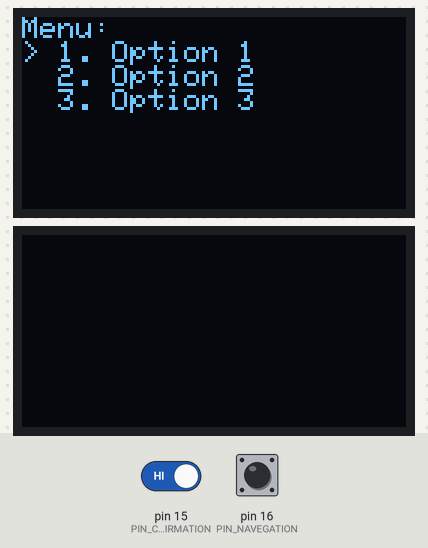
Bench run of a sketch on a simulated Arduino Uno, built with avr-gcc and run on an emulated ATmega328P. Parts: 2 × 128×64 one-colour display. The inputs (shaded band) are chosen by the test bench; at power-on: pin 16 (PIN_NAVEGATION) HIGH, pin 15 (PIN_CONFIRMATION) HIGH. The display library's start-up logo is not drawn.

Above: at 5.2 s.
5.3 s: pin 16 (PIN_NAVEGATION) pulled LOW for 1 s
At 7.1 s:
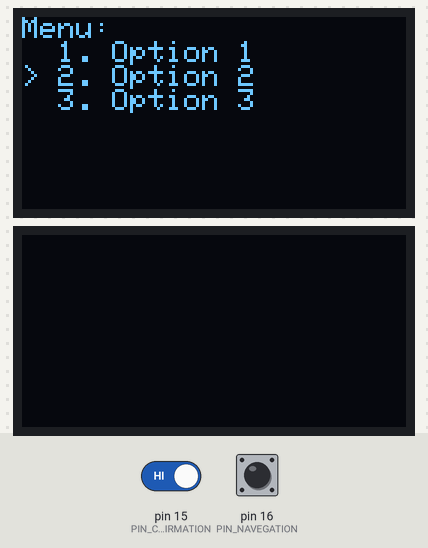
7.9 s: pin 15 (PIN_CONFIRMATION) driven LOW
At 8.3 s:
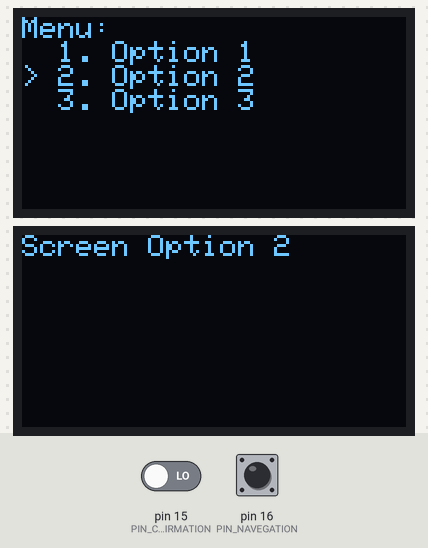
9.4 s: pin 16 (PIN_NAVEGATION) pulled LOW for 0.15 s
At 9.69 s:
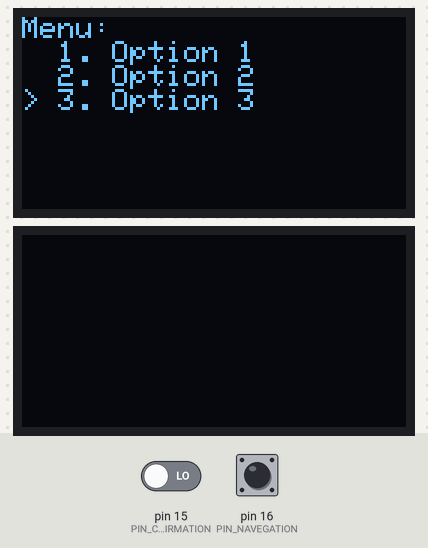
Timing chart, 0 to 12.4 s (numbered marks = the images above; inputs shaded):
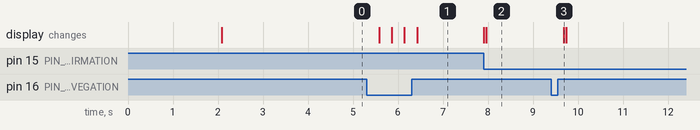

Measured:
- after the input at 5.3 s, the display: changes after 0.28 s (image 1)
- after the input at 9.4 s, the display: first changes after 0.28 s (image 3 shows a later state)

The sketch:

MenuNavegation.ino
```cpp
#include "MenuNavigation.h"
#include "Option1.h"
#include "Option2.h"
#include "Option3.h"

#define PIN_NAVEGATION 16
#define PIN_CONFIRMATION 15

MenuNavigation menuNavigation(PIN_NAVEGATION);
Option1 option1;
Option2 option2;
Option3 option3;

void setup() {
  menuNavigation.init();
}

void loop() {
  menuNavigation.navigate();

  switch (menuNavigation.getSelectedOption()) {
    case 0:
      if (digitalRead(PIN_CONFIRMATION) == LOW) {
        option1.run(PIN_NAVEGATION);
      }
      break;
    case 1:
      if (digitalRead(PIN_CONFIRMATION) == LOW) {
        option2.run(PIN_NAVEGATION);
      }
      break;
    case 2:
      if (digitalRead(PIN_CONFIRMATION) == LOW) {
        option3.run(PIN_NAVEGATION);
      }
      break;
    default:
      //
      break;
  }
}
```

MenuNavigation.cpp
```cpp
#include "MenuNavigation.h"

#include <SPI.h>
#include <Wire.h>
#include <Adafruit_GFX.h>
#include <Adafruit_SH110X.h>

#define SCREEN_WIDTH 128
#define SCREEN_HEIGHT 64
#define OLED_RESET -1

Adafruit_SH1106G display(SCREEN_WIDTH, SCREEN_HEIGHT, &Wire, OLED_RESET);

MenuNavigation::MenuNavigation(int buttonPin) {
  this->buttonPin = buttonPin;
  this->selectedOption = 0;
}

void MenuNavigation::init() {
  Serial.begin(9600);
  if (!display.begin(0x3C, true)) {
    Serial.println(F("Could not initialize OLED display"));
    for (;;)
      ;
  }

  pinMode(buttonPin, INPUT_PULLUP);
  display.display();
  delay(2000);

  display.clearDisplay();
  display.setTextColor(SH110X_WHITE);
  display.setTextSize(1);
  display.setCursor(0,0);
  display.println("Menu:");
  display.println("> 1. Option 1");
  display.println("  2. Option 2");
  display.println("  3. Option 3");
  display.display();

  delay(2000);

  display.clearDisplay();
}

void MenuNavigation::navigate() {
  int buttonState = digitalRead(buttonPin);

  if (buttonState == LOW) {
    delay(250);

    selectedOption = (selectedOption + 1) % 3;

    display.clearDisplay();
    display.setCursor(0, 0);
    display.println("Menu:");

    switch (selectedOption) {
    case 0:
      display.println("> 1. Option 1");
      display.println("  2. Option 2");
      display.println("  3. Option 3");
      break;
    case 1:
      display.println("  1. Option 1");
      display.println("> 2. Option 2");
      display.println("  3. Option 3");
      break;
    case 2:
      display.println("  1. Option 1");
      display.println("  2. Option 2");
      display.println("> 3. Option 3");
      break;
    }

    display.display();
  }
}

int MenuNavigation::getSelectedOption() {
  return selectedOption;
}
```

MenuNavigation.h
```cpp
#ifndef MenuNavigation_h
#define MenuNavigation_h

#include <Arduino.h>

class MenuNavigation {
public:
  MenuNavigation(int buttonPin);
  void init();
  void navigate();
  int getSelectedOption();

private:
  int buttonPin;
  int selectedOption;

  void displayMenu();
};

#endif
```

Option1.cpp
```cpp
#include "Option1.h"
#include <Adafruit_GFX.h>
#include <Adafruit_SH110X.h>

void Option1::run(int pinConfirmButton) {
  Adafruit_SH1106G display(128, 64, &Wire, -1);
  display.begin(0x3C, true);
  display.clearDisplay();
  display.setTextSize(1);
  display.setTextColor(SH110X_WHITE);
  display.setCursor(0, 0);
  display.println("Screen Option 1");
  display.display();

  delay(1000);

  display.clearDisplay();

  while (digitalRead(pinConfirmButton) == HIGH) {
    if (digitalRead(pinConfirmButton) == LOW){
      break;
    }
    //add logic
  }
}
```

Option1.h
```cpp
#ifndef Option1_h
#define Option1_h

#include <Arduino.h>

class Option1 {
public:
  void run(int pinConfirmButton);
};

#endif
```

Option2.cpp
```cpp
#include "Option2.h"
#include <Adafruit_GFX.h>
#include <Adafruit_SH110X.h>

void Option2::run(int pinConfirmButton) {
  Adafruit_SH1106G display(128, 64, &Wire, -1);
  display.begin(0x3C, true);
  display.clearDisplay();
  display.setTextSize(1);
  display.setTextColor(SH110X_WHITE);
  display.setCursor(0, 0);
  display.println("Screen Option 2");
  display.display();

  delay(1000);

  display.clearDisplay();

  while (digitalRead(pinConfirmButton) == HIGH) {
    if (digitalRead(pinConfirmButton) == LOW){
      break;
    }
    //add logic
  }
}
```

Option2.h
```cpp
#ifndef Option2_h
#define Option2_h

#include <Arduino.h>

class Option2 {
public:
  void run(int pinConfirmButton);
};

#endif
```

Option3.cpp
```cpp
#include "Option3.h"
#include <Adafruit_GFX.h>
#include <Adafruit_SH110X.h>

void Option3::run(int pinConfirmButton) {
  Adafruit_SH1106G display(128, 64, &Wire, -1);
  display.begin(0x3C, true);
  display.clearDisplay();
  display.setTextSize(1);
  display.setTextColor(SH110X_WHITE);
  display.setCursor(0, 0);
  display.println("Screen Option 3");
  display.display();

  delay(1000);

  display.clearDisplay();

  while (digitalRead(pinConfirmButton) == HIGH) {
    if (digitalRead(pinConfirmButton) == LOW){
      break;
    }
    //add logic
  }
}
```

Option3.h
```cpp
#ifndef Option3_h
#define Option3_h

#include <Arduino.h>

class Option3 {
public:
  void run(int pinConfirmButton);
};

#endif
```
